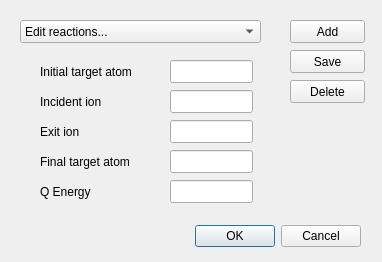
<?xml version="1.0" encoding="UTF-8"?>
<ui version="4.0">
 <class>Dialog</class>
 <widget class="QDialog" name="Dialog">
  <property name="geometry">
   <rect>
    <x>0</x>
    <y>0</y>
    <width>382</width>
    <height>262</height>
   </rect>
  </property>
  <property name="windowTitle">
   <string>Dialog</string>
  </property>
  <widget class="QDialogButtonBox" name="buttonBox">
   <property name="geometry">
    <rect>
     <x>170</x>
     <y>220</y>
     <width>191</width>
     <height>32</height>
    </rect>
   </property>
   <property name="orientation">
    <enum>Qt::Horizontal</enum>
   </property>
   <property name="standardButtons">
    <set>QDialogButtonBox::Cancel|QDialogButtonBox::Ok</set>
   </property>
  </widget>
  <widget class="QLineEdit" name="final_target_atom">
   <property name="geometry">
    <rect>
     <x>170</x>
     <y>150</y>
     <width>83</width>
     <height>23</height>
    </rect>
   </property>
   <property name="sizePolicy">
    <sizepolicy hsizetype="Expanding" vsizetype="Fixed">
     <horstretch>0</horstretch>
     <verstretch>0</verstretch>
    </sizepolicy>
   </property>
   <property name="minimumSize">
    <size>
     <width>50</width>
     <height>0</height>
    </size>
   </property>
  </widget>
  <widget class="QLabel" name="QEnergy_label">
   <property name="geometry">
    <rect>
     <x>40</x>
     <y>180</y>
     <width>131</width>
     <height>23</height>
    </rect>
   </property>
   <property name="sizePolicy">
    <sizepolicy hsizetype="Expanding" vsizetype="Preferred">
     <horstretch>50</horstretch>
     <verstretch>0</verstretch>
    </sizepolicy>
   </property>
   <property name="minimumSize">
    <size>
     <width>0</width>
     <height>0</height>
    </size>
   </property>
   <property name="toolTip">
    <string extracomment="In keV">In keV</string>
   </property>
   <property name="toolTipDuration">
    <number>-1</number>
   </property>
   <property name="text">
    <string>Q Energy</string>
   </property>
  </widget>
  <widget class="QLabel" name="exit_label">
   <property name="geometry">
    <rect>
     <x>40</x>
     <y>120</y>
     <width>84</width>
     <height>23</height>
    </rect>
   </property>
   <property name="sizePolicy">
    <sizepolicy hsizetype="Expanding" vsizetype="Preferred">
     <horstretch>50</horstretch>
     <verstretch>0</verstretch>
    </sizepolicy>
   </property>
   <property name="minimumSize">
    <size>
     <width>0</width>
     <height>0</height>
    </size>
   </property>
   <property name="toolTip">
    <string extracomment="In keV">In keV</string>
   </property>
   <property name="toolTipDuration">
    <number>-1</number>
   </property>
   <property name="text">
    <string>Exit ion</string>
   </property>
  </widget>
  <widget class="QPushButton" name="save_button">
   <property name="geometry">
    <rect>
     <x>290</x>
     <y>50</y>
     <width>75</width>
     <height>23</height>
    </rect>
   </property>
   <property name="text">
    <string>Save</string>
   </property>
  </widget>
  <widget class="QLineEdit" name="initial_target_atom">
   <property name="geometry">
    <rect>
     <x>170</x>
     <y>60</y>
     <width>83</width>
     <height>23</height>
    </rect>
   </property>
   <property name="sizePolicy">
    <sizepolicy hsizetype="Expanding" vsizetype="Fixed">
     <horstretch>0</horstretch>
     <verstretch>0</verstretch>
    </sizepolicy>
   </property>
   <property name="minimumSize">
    <size>
     <width>50</width>
     <height>0</height>
    </size>
   </property>
  </widget>
  <widget class="QLabel" name="incident_label">
   <property name="geometry">
    <rect>
     <x>40</x>
     <y>90</y>
     <width>84</width>
     <height>23</height>
    </rect>
   </property>
   <property name="sizePolicy">
    <sizepolicy hsizetype="Expanding" vsizetype="Preferred">
     <horstretch>50</horstretch>
     <verstretch>0</verstretch>
    </sizepolicy>
   </property>
   <property name="minimumSize">
    <size>
     <width>0</width>
     <height>0</height>
    </size>
   </property>
   <property name="toolTip">
    <string extracomment="In keV">In keV</string>
   </property>
   <property name="toolTipDuration">
    <number>-1</number>
   </property>
   <property name="text">
    <string>Incident ion</string>
   </property>
  </widget>
  <widget class="QPushButton" name="delete_button">
   <property name="geometry">
    <rect>
     <x>290</x>
     <y>80</y>
     <width>75</width>
     <height>23</height>
    </rect>
   </property>
   <property name="text">
    <string>Delete</string>
   </property>
  </widget>
  <widget class="QPushButton" name="add_button">
   <property name="geometry">
    <rect>
     <x>290</x>
     <y>20</y>
     <width>75</width>
     <height>23</height>
    </rect>
   </property>
   <property name="text">
    <string>Add</string>
   </property>
  </widget>
  <widget class="QLabel" name="final_target_label">
   <property name="geometry">
    <rect>
     <x>40</x>
     <y>150</y>
     <width>131</width>
     <height>23</height>
    </rect>
   </property>
   <property name="sizePolicy">
    <sizepolicy hsizetype="Expanding" vsizetype="Preferred">
     <horstretch>50</horstretch>
     <verstretch>0</verstretch>
    </sizepolicy>
   </property>
   <property name="minimumSize">
    <size>
     <width>0</width>
     <height>0</height>
    </size>
   </property>
   <property name="toolTip">
    <string extracomment="In keV">In keV</string>
   </property>
   <property name="toolTipDuration">
    <number>-1</number>
   </property>
   <property name="text">
    <string>Final target atom</string>
   </property>
  </widget>
  <widget class="QLineEdit" name="qenergy">
   <property name="geometry">
    <rect>
     <x>170</x>
     <y>180</y>
     <width>83</width>
     <height>23</height>
    </rect>
   </property>
   <property name="sizePolicy">
    <sizepolicy hsizetype="Expanding" vsizetype="Fixed">
     <horstretch>0</horstretch>
     <verstretch>0</verstretch>
    </sizepolicy>
   </property>
   <property name="minimumSize">
    <size>
     <width>50</width>
     <height>0</height>
    </size>
   </property>
  </widget>
  <widget class="QLabel" name="initial_target_label">
   <property name="geometry">
    <rect>
     <x>40</x>
     <y>60</y>
     <width>131</width>
     <height>23</height>
    </rect>
   </property>
   <property name="sizePolicy">
    <sizepolicy hsizetype="Expanding" vsizetype="Preferred">
     <horstretch>50</horstretch>
     <verstretch>0</verstretch>
    </sizepolicy>
   </property>
   <property name="minimumSize">
    <size>
     <width>0</width>
     <height>0</height>
    </size>
   </property>
   <property name="toolTip">
    <string extracomment="In keV">In keV</string>
   </property>
   <property name="toolTipDuration">
    <number>-1</number>
   </property>
   <property name="text">
    <string>Initial target atom</string>
   </property>
  </widget>
  <widget class="QComboBox" name="comboReactions">
   <property name="geometry">
    <rect>
     <x>20</x>
     <y>20</y>
     <width>241</width>
     <height>23</height>
    </rect>
   </property>
   <item>
    <property name="text">
     <string>Edit reactions...</string>
    </property>
   </item>
  </widget>
  <widget class="QLineEdit" name="exit_ion">
   <property name="geometry">
    <rect>
     <x>170</x>
     <y>120</y>
     <width>83</width>
     <height>23</height>
    </rect>
   </property>
   <property name="sizePolicy">
    <sizepolicy hsizetype="Expanding" vsizetype="Fixed">
     <horstretch>0</horstretch>
     <verstretch>0</verstretch>
    </sizepolicy>
   </property>
   <property name="minimumSize">
    <size>
     <width>50</width>
     <height>0</height>
    </size>
   </property>
  </widget>
  <widget class="QLineEdit" name="incident_ion">
   <property name="geometry">
    <rect>
     <x>170</x>
     <y>90</y>
     <width>83</width>
     <height>23</height>
    </rect>
   </property>
   <property name="sizePolicy">
    <sizepolicy hsizetype="Expanding" vsizetype="Fixed">
     <horstretch>0</horstretch>
     <verstretch>0</verstretch>
    </sizepolicy>
   </property>
   <property name="minimumSize">
    <size>
     <width>50</width>
     <height>0</height>
    </size>
   </property>
  </widget>
 </widget>
 <tabstops>
  <tabstop>comboReactions</tabstop>
  <tabstop>initial_target_atom</tabstop>
  <tabstop>incident_ion</tabstop>
  <tabstop>exit_ion</tabstop>
  <tabstop>final_target_atom</tabstop>
  <tabstop>qenergy</tabstop>
  <tabstop>add_button</tabstop>
  <tabstop>save_button</tabstop>
  <tabstop>delete_button</tabstop>
 </tabstops>
 <resources/>
 <connections>
  <connection>
   <sender>buttonBox</sender>
   <signal>accepted()</signal>
   <receiver>Dialog</receiver>
   <slot>accept()</slot>
   <hints>
    <hint type="sourcelabel">
     <x>248</x>
     <y>254</y>
    </hint>
    <hint type="destinationlabel">
     <x>157</x>
     <y>274</y>
    </hint>
   </hints>
  </connection>
  <connection>
   <sender>buttonBox</sender>
   <signal>rejected()</signal>
   <receiver>Dialog</receiver>
   <slot>reject()</slot>
   <hints>
    <hint type="sourcelabel">
     <x>316</x>
     <y>260</y>
    </hint>
    <hint type="destinationlabel">
     <x>286</x>
     <y>274</y>
    </hint>
   </hints>
  </connection>
 </connections>
</ui>
